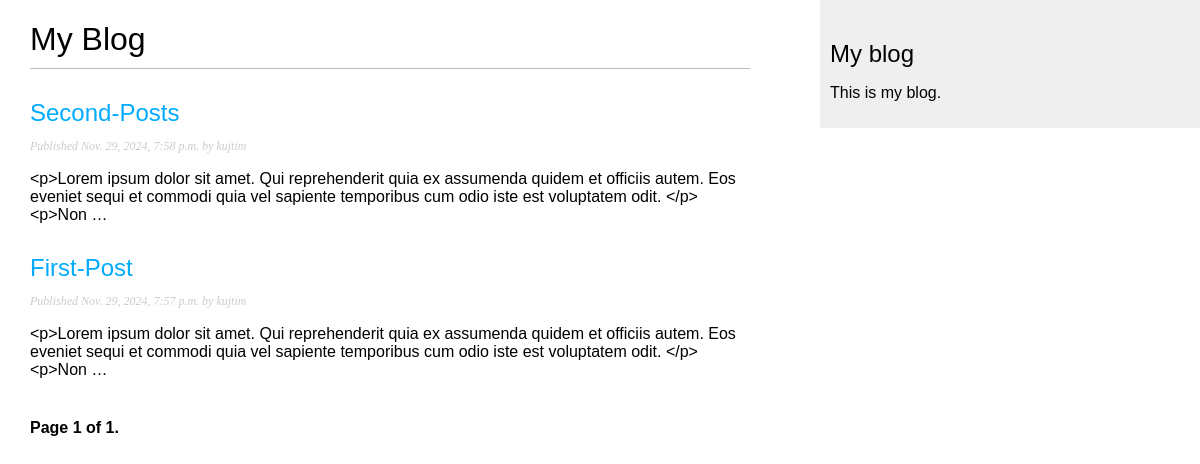
The page /blog/ on the database as committed earlier.
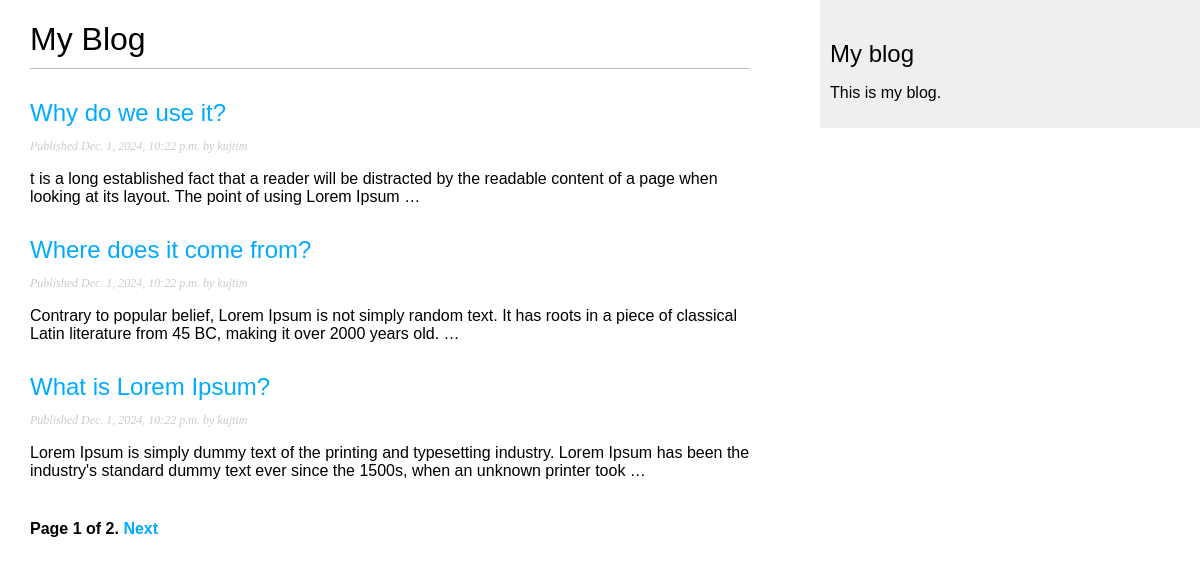
The same page on the database as committed later.
### blog/models.py (models this page shows, shortened)
class Post(models.Model):
    STATUS_CHOICES = (
        ("draft", "Draft"),
        ("published", "Published"),
    )
    title = models.CharField(max_length=250)
    slug = models.SlugField(max_length=250, unique_for_date="publish")
    author = models.ForeignKey(
        User, on_delete=models.CASCADE, related_name="blog_posts"
    )
    body = models.TextField()
    publish = models.DateTimeField(default=timezone.now)
    created = models.DateTimeField(auto_now_add=True)
    updated = models.DateTimeField(auto_now=True)
    status = models.CharField(max_length=10, choices=STATUS_CHOICES, default="draft")
    objects = models.Manager()  # The default manager.
    published = PublishedManager()  # Our custom manager.
    class Meta:
        ordering = ("-publish",)
    def get_absolute_url(self):
        return reverse(
            "blog:post_detail",
            args=[self.publish.year, self.publish.month, self.publish.day, self.slug],
        )

### blog/views.py (the view)
# urls.py: path("", views.PostListView.as_view(), name="post_list"),
class PostListView(ListView):
    queryset = Post.published.all()
    context_object_name = "posts"
    paginate_by = 3
    template_name = "blog/post/list.html"

### blog/templates/blog/post/list.html (shortened to what this page needs)
{% extends "blog/base.html" %}
{% block content %}
    <h1>My Blog</h1>
    {% for post in posts %}
        <h2>
            <a href="{{ post.get_absolute_url }}">
                {{ post.title }}
            </a>
        </h2>
        <p class="date">
            Published {{ post.publish }} by {{ post.author }}
        </p>
        {{ post.body|truncatewords:30|linebreaks }}
    {% endfor %}
    {% include "pagination.html" with page=page_obj %}
{% endblock %}

Rows that differ between the two databases and show on the page:
no longer on this page (row unchanged): Post: title "Second-Posts", publish "Nov. 29, 2024, 7:58 p.m.", author "kujtim", body "<p>Lorem ipsum dolor sit amet. Qui reprehenderit quia ex assumenda quidem et officiis autem. Eos eveniet sequi et commodi quia vel sapiente temporibus cum odio iste est voluptatem odit. </p><p>Non …"
no longer on this page (row unchanged): Post: title "First-Post", publish "Nov. 29, 2024, 7:57 p.m.", author "kujtim", body "<p>Lorem ipsum dolor sit amet. Qui reprehenderit quia ex assumenda quidem et officiis autem. Eos eveniet sequi et commodi quia vel sapiente temporibus cum odio iste est voluptatem odit. </p><p>Non …"
added Post: title "Why do we use it?", publish "Dec. 1, 2024, 10:22 p.m.", author "kujtim", body "t is a long established fact that a reader will be distracted by the readable content of a page when looking at its layout. The point of using Lorem Ipsum …"
added Post: title "Where does it come from?", publish "Dec. 1, 2024, 10:22 p.m.", author "kujtim", body "Contrary to popular belief, Lorem Ipsum is not simply random text. It has roots in a piece of classical Latin literature from 45 BC, making it over 2000 years old. …"
added Post: title "What is Lorem Ipsum?", publish "Dec. 1, 2024, 10:22 p.m.", author "kujtim", body "Lorem Ipsum is simply dummy text of the printing and typesetting industry. Lorem Ipsum has been the industry's standard dummy text ever since the 1500s, when an unknown printer took …"
Other text that changed with them:
{{ page.paginator.num_pages }}: "1" → "2"
text now shown: "Next"
